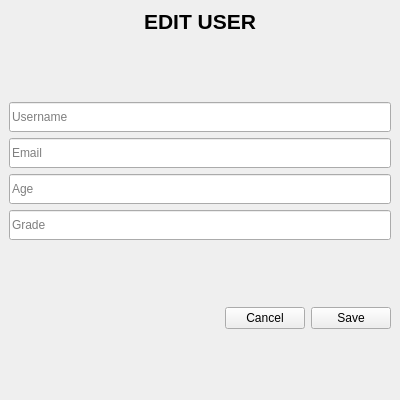
<?xml version="1.0" encoding="UTF-8"?>
<ui version="4.0">
 <class>MainWindow</class>
 <widget class="QMainWindow" name="MainWindow">
  <property name="geometry">
   <rect>
    <x>0</x>
    <y>0</y>
    <width>400</width>
    <height>400</height>
   </rect>
  </property>
  <property name="windowTitle">
   <string>MainWindow</string>
  </property>
  <widget class="QWidget" name="centralwidget">
   <layout class="QVBoxLayout" name="verticalLayout">
    <item>
     <widget class="QLabel" name="title">
      <property name="font">
       <font>
        <pointsize>16</pointsize>
        <weight>75</weight>
        <bold>true</bold>
       </font>
      </property>
      <property name="text">
       <string>EDIT USER</string>
      </property>
      <property name="alignment">
       <set>Qt::AlignCenter</set>
      </property>
     </widget>
    </item>
    <item>
     <spacer name="verticalSpacer">
      <property name="orientation">
       <enum>Qt::Vertical</enum>
      </property>
      <property name="sizeHint" stdset="0">
       <size>
        <width>20</width>
        <height>40</height>
       </size>
      </property>
     </spacer>
    </item>
    <item>
     <widget class="QLineEdit" name="username">
      <property name="minimumSize">
       <size>
        <width>0</width>
        <height>30</height>
       </size>
      </property>
      <property name="placeholderText">
       <string>Username</string>
      </property>
     </widget>
    </item>
    <item>
     <widget class="QLineEdit" name="email">
      <property name="minimumSize">
       <size>
        <width>0</width>
        <height>30</height>
       </size>
      </property>
      <property name="placeholderText">
       <string>Email</string>
      </property>
     </widget>
    </item>
    <item>
     <widget class="QLineEdit" name="age">
      <property name="minimumSize">
       <size>
        <width>0</width>
        <height>30</height>
       </size>
      </property>
      <property name="placeholderText">
       <string>Age</string>
      </property>
     </widget>
    </item>
    <item>
     <widget class="QLineEdit" name="grade">
      <property name="minimumSize">
       <size>
        <width>0</width>
        <height>30</height>
       </size>
      </property>
      <property name="placeholderText">
       <string>Grade</string>
      </property>
     </widget>
    </item>
    <item>
     <spacer name="verticalSpacer_2">
      <property name="orientation">
       <enum>Qt::Vertical</enum>
      </property>
      <property name="sizeHint" stdset="0">
       <size>
        <width>20</width>
        <height>40</height>
       </size>
      </property>
     </spacer>
    </item>
    <item>
     <layout class="QHBoxLayout" name="horizontalLayout">
      <item>
       <spacer name="horizontalSpacer">
        <property name="orientation">
         <enum>Qt::Horizontal</enum>
        </property>
        <property name="sizeHint" stdset="0">
         <size>
          <width>40</width>
          <height>20</height>
         </size>
        </property>
       </spacer>
      </item>
      <item>
       <widget class="QPushButton" name="cancel_btn">
        <property name="text">
         <string>Cancel</string>
        </property>
       </widget>
      </item>
      <item>
       <widget class="QPushButton" name="save_btn">
        <property name="text">
         <string>Save</string>
        </property>
       </widget>
      </item>
     </layout>
    </item>
    <item>
     <spacer name="verticalSpacer_3">
      <property name="orientation">
       <enum>Qt::Vertical</enum>
      </property>
      <property name="sizeHint" stdset="0">
       <size>
        <width>20</width>
        <height>40</height>
       </size>
      </property>
     </spacer>
    </item>
   </layout>
  </widget>
 </widget>
 <resources/>
 <connections/>
</ui>
